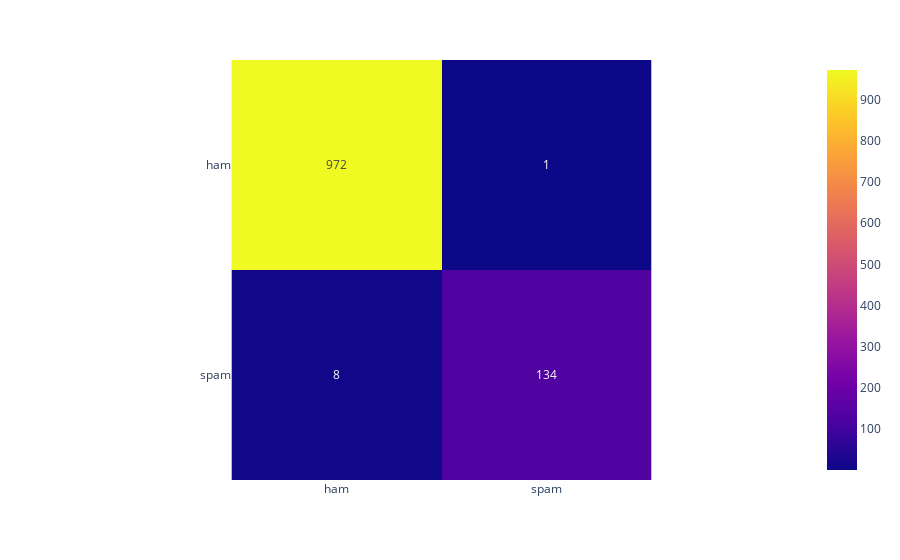

Source (notebook cell):
### Code cell
true_labels = worst_predictions_val['True_Label']
predicted_labels = np.round(worst_predictions_val['Predicted'])

from sklearn.metrics import classification_report
print(classification_report(true_labels, predicted_labels))

from sklearn.metrics import confusion_matrix
import plotly.express as px
confusion = pd.DataFrame(confusion_matrix(true_labels, predicted_labels),
             columns=["pred_HAM","pred_SPAM"],
             index=["true_HAM","true_SPAM"])
px.imshow(confusion,
          text_auto=True)

### Figure 1 — Plotly figure (JSON) as saved in the notebook; plotly's stock layout.template omitted (floating-point values rounded to 4 significant figures)
{"data": [{"coloraxis": "coloraxis", "hovertemplate": "x: %{x}<br>y: %{y}<br>color: %{z}<extra></extra>", "name": "0", "texttemplate": "%{z}", "type": "heatmap", "x": ["ham", "spam"], "xaxis": "x", "y": ["ham", "spam"], "yaxis": "y", "z": [[972, 1], [8, 134]]}], "layout": {"coloraxis": {"colorscale": [[0, "#0d0887"], [0.1111, "#46039f"], [0.2222, "#7201a8"], [0.3333, "#9c179e"], [0.4444, "#bd3786"], [0.5556, "#d8576b"], [0.6667, "#ed7953"], [0.7778, "#fb9f3a"], [0.8889, "#fdca26"], [1, "#f0f921"]]}, "margin": {"t": 60}, "xaxis": {"anchor": "y", "constrain": "domain", "domain": [0, 1], "scaleanchor": "y"}, "yaxis": {"anchor": "x", "autorange": "reversed", "constrain": "domain", "domain": [0, 1]}}}
